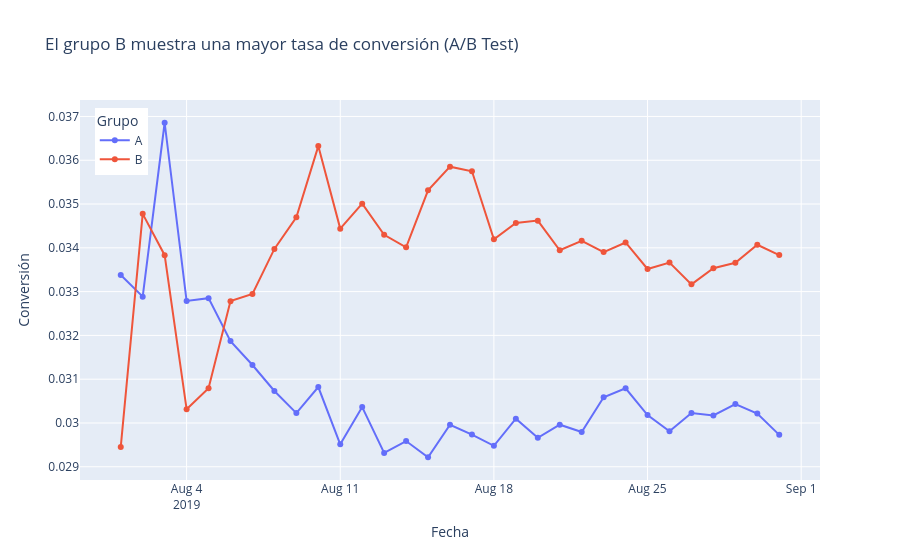

Source (notebook cell):
### Code cell
# Muestro las tasas de conversión.

fig = px.line(
    groups_conversion, x='date', y='conversion',color='group',
    title='El grupo B muestra una mayor tasa de conversión (A/B Test)',
    line_shape='linear',  # Asegura líneas rectas
    markers=True  # Mostrar puntos en las líneas
)

# Personalizar la leyenda (arriba a la izquierda)
fig.update_layout(
    legend_title="Grupo",
    legend=dict(
        x=0.02,   # Posición horizontal (izquierda)
        y=0.98,   # Posición vertical (arriba)
        xanchor="left",
        yanchor="top"
    ),
    xaxis_title="Fecha", 
    yaxis_title="Conversión",
)

fig.show()

### Figure 1 — Plotly figure (JSON) as saved in the notebook; plotly's stock layout.template omitted (floating-point values rounded to 4 significant figures)
{"data": [{"hovertemplate": "group=A<br>date=%{x}<br>conversion=%{y}<extra></extra>", "legendgroup": "A", "line": {"color": "#636efa", "dash": "solid", "shape": "linear"}, "marker": {"symbol": "circle"}, "mode": "lines+markers", "name": "A", "orientation": "v", "showlegend": true, "type": "scatter", "x": ["2019-08-01T00:00:00", "2019-08-02T00:00:00", "2019-08-03T00:00:00", "2019-08-04T00:00:00", "2019-08-05T00:00:00", "2019-08-06T00:00:00", "2019-08-07T00:00:00", "2019-08-08T00:00:00", "2019-08-09T00:00:00", "2019-08-10T00:00:00", "2019-08-11T00:00:00", "2019-08-12T00:00:00", "2019-08-13T00:00:00", "2019-08-14T00:00:00", "2019-08-15T00:00:00", "2019-08-16T00:00:00", "2019-08-17T00:00:00", "2019-08-18T00:00:00", "2019-08-19T00:00:00", "2019-08-20T00:00:00", "2019-08-21T00:00:00", "2019-08-22T00:00:00", "2019-08-23T00:00:00", "2019-08-24T00:00:00", "2019-08-25T00:00:00", "2019-08-26T00:00:00", "2019-08-27T00:00:00", "2019-08-28T00:00:00", "2019-08-29T00:00:00", "2019-08-30T00:00:00", "2019-08-31T00:00:00"], "xaxis": "x", "y": [0.03338, 0.03288, 0.03686, 0.03279, 0.03285, 0.03187, 0.03132, 0.03073, 0.03023, 0.03082, 0.02951, 0.03036, 0.02932, 0.02959, 0.02922, 0.02996, 0.02974, 0.02948, 0.0301, 0.02966, 0.02996, 0.02979, 0.03059, 0.03079, 0.03018, 0.02981, 0.03023, 0.03017, 0.03043, 0.03022, 0.02973], "yaxis": "y"}, {"hovertemplate": "group=B<br>date=%{x}<br>conversion=%{y}<extra></extra>", "legendgroup": "B", "line": {"color": "#EF553B", "dash": "solid", "shape": "linear"}, "marker": {"symbol": "circle"}, "mode": "lines+markers", "name": "B", "orientation": "v", "showlegend": true, "type": "scatter", "x": ["2019-08-01T00:00:00", "2019-08-02T00:00:00", "2019-08-03T00:00:00", "2019-08-04T00:00:00", "2019-08-05T00:00:00", "2019-08-06T00:00:00", "2019-08-07T00:00:00", "2019-08-08T00:00:00", "2019-08-09T00:00:00", "2019-08-10T00:00:00", "2019-08-11T00:00:00", "2019-08-12T00:00:00", "2019-08-13T00:00:00", "2019-08-14T00:00:00", "2019-08-15T00:00:00", "2019-08-16T00:00:00", "2019-08-17T00:00:00", "2019-08-18T00:00:00", "2019-08-19T00:00:00", "2019-08-20T00:00:00", "2019-08-21T00:00:00", "2019-08-22T00:00:00", "2019-08-23T00:00:00", "2019-08-24T00:00:00", "2019-08-25T00:00:00", "2019-08-26T00:00:00", "2019-08-27T00:00:00", "2019-08-28T00:00:00", "2019-08-29T00:00:00", "2019-08-30T00:00:00", "2019-08-31T00:00:00"], "xaxis": "x", "y": [0.02945, 0.03478, 0.03383, 0.03031, 0.03079, 0.03278, 0.03295, 0.03398, 0.0347, 0.03632, 0.03444, 0.03501, 0.0343, 0.03401, 0.03531, 0.03585, 0.03575, 0.0342, 0.03457, 0.03462, 0.03394, 0.03416, 0.0339, 0.03412, 0.03352, 0.03366, 0.03317, 0.03353, 0.03366, 0.03407, 0.03383], "yaxis": "y"}], "layout": {"legend": {"title": {"text": "Grupo"}, "tracegroupgap": 0, "x": 0.02, "xanchor": "left", "y": 0.98, "yanchor": "top"}, "title": {"text": "El grupo B muestra una mayor tasa de conversión (A/B Test)"}, "xaxis": {"anchor": "y", "domain": [0, 1], "title": {"text": "Fecha"}}, "yaxis": {"anchor": "x", "domain": [0, 1], "title": {"text": "Conversión"}}}}
